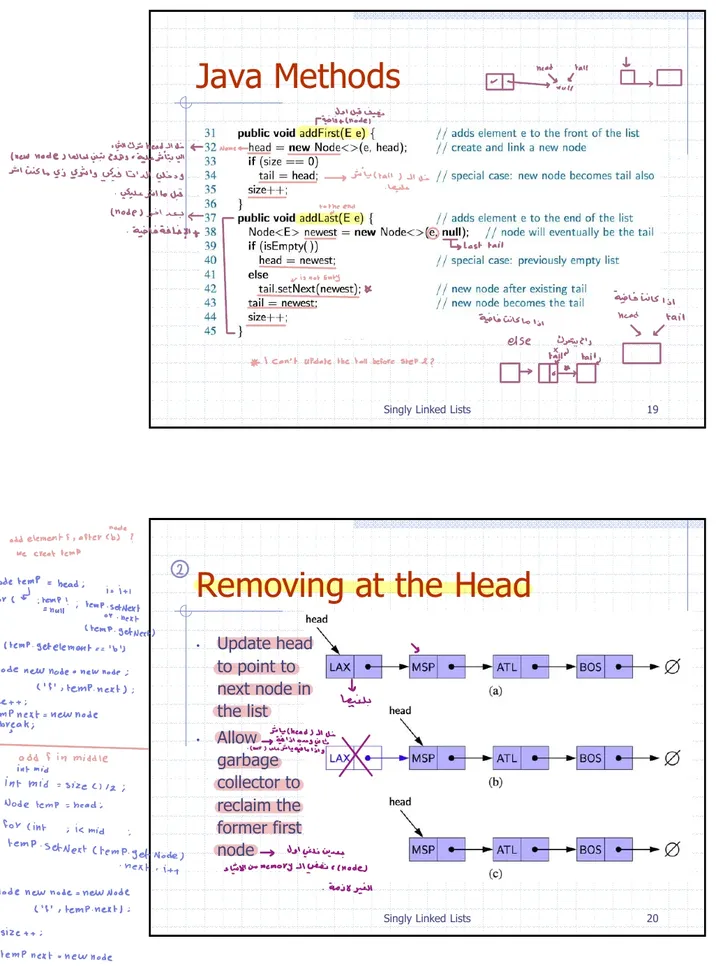
#> input picture docs/academics/computer-science/cs210/slide-breakdowns/01-lists/figures/slide-11.webp, 716 x 971 px, shrunk from 1026 x 1391 before the run
$ python -i embed_slide_figures.py   (imports and definitions only)
#> lines starting #> are read from the running program, lines starting #| are printed output that depends on the picture
#!/usr/bin/env python3
"""Embed slide diagrams into hand-written slide-breakdown pages.

Each course has a manifest, scripts/slide-figures/<course>.json:

    {
      "pages": [
        {
          "page": "docs/academics/<track>/<course>/slide-breakdowns/<folder>/<topic>.html",
          "decks": {"a": "docs/academics/<track>/<course>/slides/<folder>/<deck>.pdf"},
          "figures": [
            {"deck": "a", "slide": 12, "box": [0, 0.2, 1, 0.9], "section": "framing",
             "caption": "Byte stuffing: an escape byte is added before any flag-like byte."}
          ]
        }
      ]
    }

box is the crop (left, top, right, bottom) as fractions of the slide, keeping the slide
title and footer out; the leftover white margin is trimmed. section is the id of the
<section> the figure belongs to: figures go at the end of that section (inside its
content wrapper when the section holds a single wrapper element). "deck" may be
omitted when the page has one deck.

    python3 scripts/embed_slide_figures.py cs331             # render crops, then embed
    python3 scripts/embed_slide_figures.py cs331 --no-extract
    python3 scripts/embed_slide_figures.py --all

Re-running is safe: figures from an earlier run (data-slide-figure) are replaced, and
the shared /styles/slide-figures.css + /javascripts/slide-figures.js links get a
content hash so browsers pick up changes.
"""
from __future__ import annotations

import argparse
import hashlib
import html
import json
import os
import re
import subprocess
import sys
import tempfile
from pathlib import Path

from PIL import Image, ImageChops

ROOT = Path(__file__).resolve().parents[1]
DOCS = ROOT / "docs"
MANIFESTS = ROOT / "scripts" / "slide-figures"
CSS_URL = "/styles/slide-figures.css"
JS_URL = "/javascripts/slide-figures.js"
DPI = 150
PAD = 14

FIGURE_RE = re.compile(r'\s*<figure class="sfx-figure" data-slide-figure>.*?</figure>', re.S)
MASKED_RE = re.compile(r"<(script|style)\b.*?</\1\s*>|<!--.*?-->", re.S | re.I)
TAG_RE = re.compile(r"<(/?)([a-zA-Z][\w-]*)\b[^>]*?(/?)>")
VOID = {"area", "base", "br", "col", "embed", "hr", "img", "input", "link", "meta", "source", "track", "wbr"}
WRAPPERS = {"div", "article"}


# --------------------------------------------------------------------------- images

def trim(im: Image.Image) -> Image.Image:
    diff = ImageChops.difference(im, Image.new("RGB", im.size, (255, 255, 255)))
    box = diff.convert("L").point(lambda v: 255 if v > 18 else 0).getbbox()
    if not box:
        return im
    return im.crop((max(0, box[0] - PAD), max(0, box[1] - PAD), min(im.width, box[2] + PAD), min(im.height, box[3] + PAD)))


# [17 lines left out: functions render_crop, image_name, not called in this run]


def deck_of(entry: dict, fig: dict) -> str:
    return fig.get("deck") or next(iter(entry["decks"]))


# --------------------------------------------------------------------------- html

def versioned(url: str) -> str:
    digest = hashlib.sha1((DOCS / url.lstrip("/")).read_bytes()).hexdigest()[:10]
    return f"{url}?v={digest}"


# [7 lines left out: function figure_html, not called in this run]


def masked(text: str) -> str:
    """Blank out script/style/comment bodies (same length) so their markup-like strings are ignored."""
    return MASKED_RE.sub(lambda m: " " * len(m.group(0)), text)


# [158 lines left out: functions children, section_insert_point, ensure_assets, embed, main, not called in this run]


# [2 lines not run here, left out]

>>> from PIL import Image
>>> picture = Image.open('../docs/academics/computer-science/cs210/slide-breakdowns/01-lists/figures/slide-11.webp')
#> picture is the input picture: PIL image 716x971 RGB; mean R, G, B 242.7, 241.4, 243
>>> result = trim(picture)
#> in trim, `diff = ImageChops.difference(im, Image.new("RGB", im.size, (255, 255, ..`:
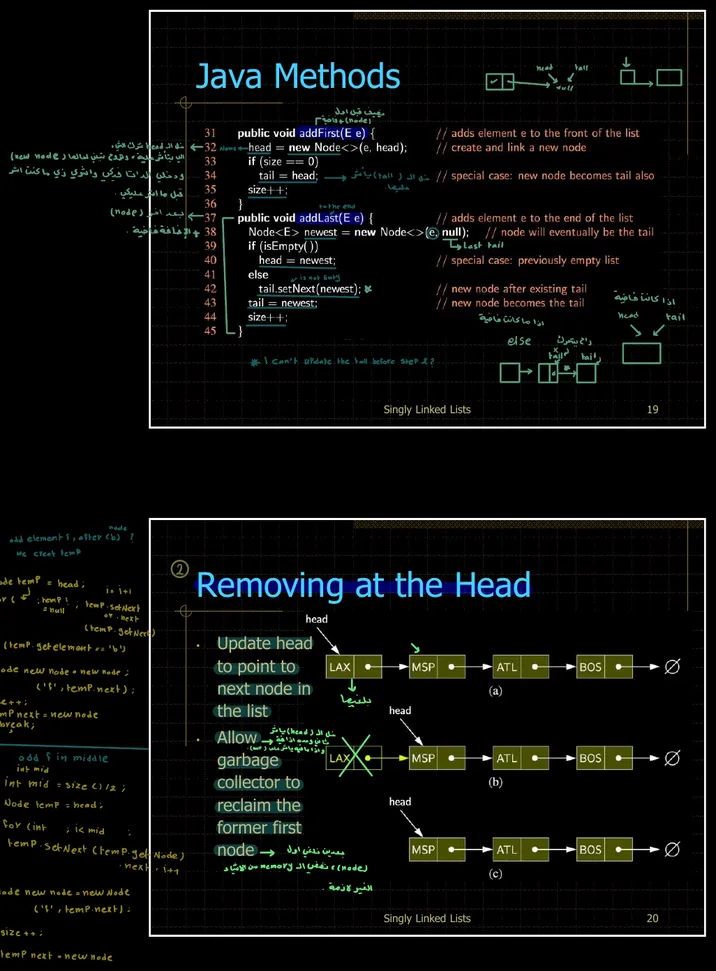
#> diff: PIL image 716x971 RGB; mean R, G, B 12.3, 13.6, 12
#> in trim, `box = diff.convert("L").point(lambda v: 255 if v > 18 else 0).getbbox()`: box = (0, 9, 707, 961)
